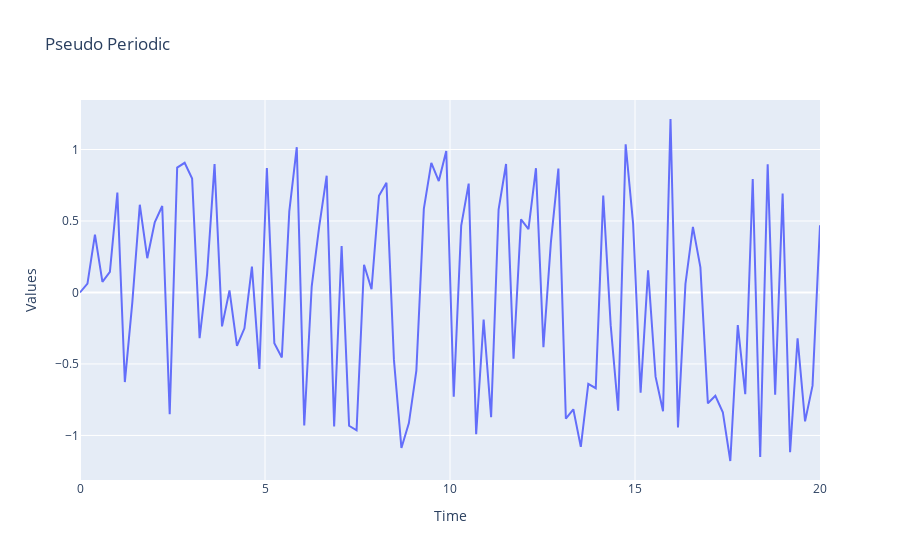

Notebook code for this chart:
### Code cell
#PseudePeriodic signal
signal = ts.signals.PseudoPeriodic(amplitude=1, frequency=0.25)
samples, regular_time_samples, signals, errors = generate_timeseries(signal=signal)
fx_plot_time_serie(regular_time_samples, samples, "Pseudo Periodic")
